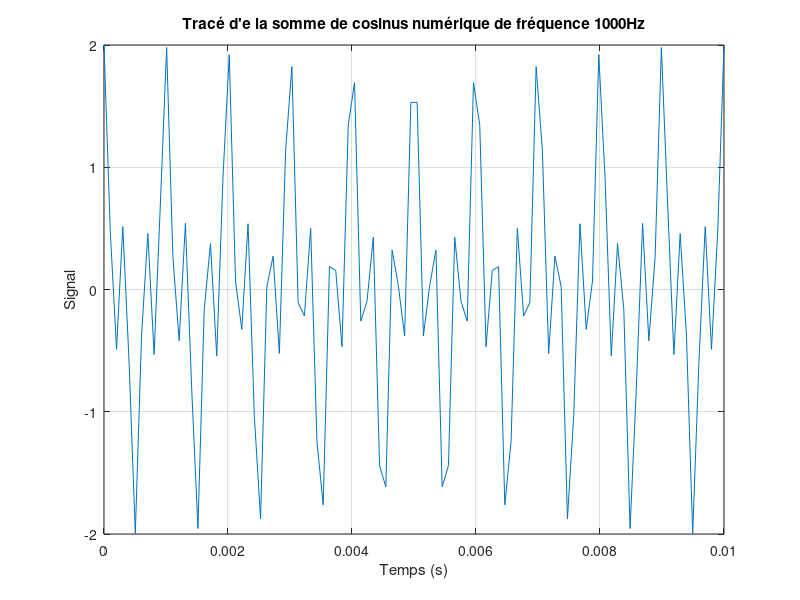
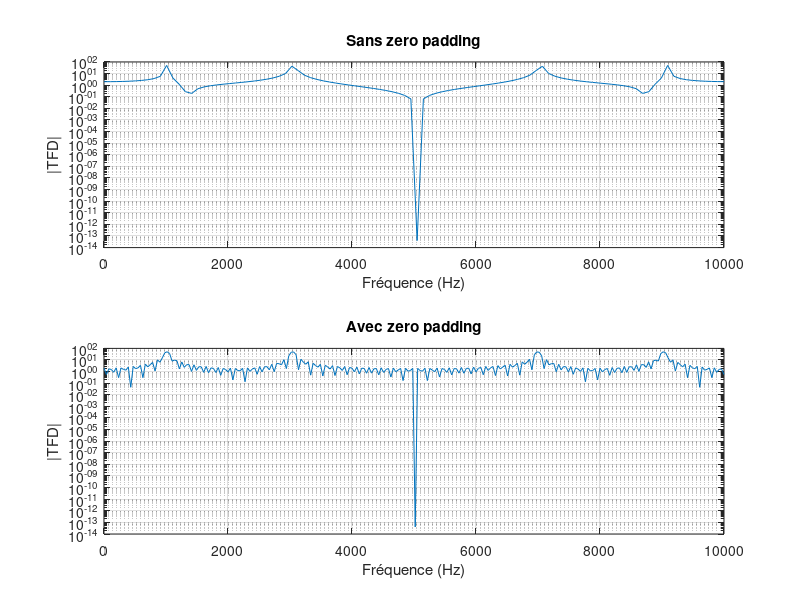
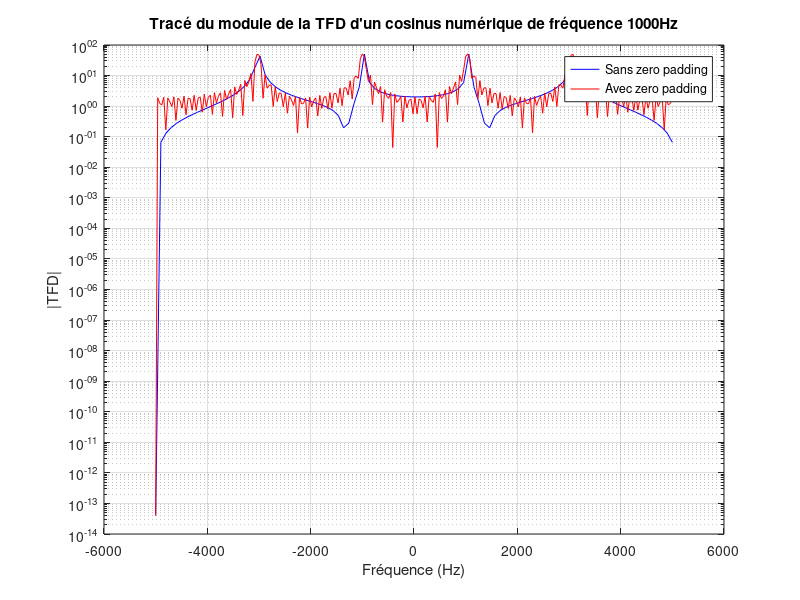
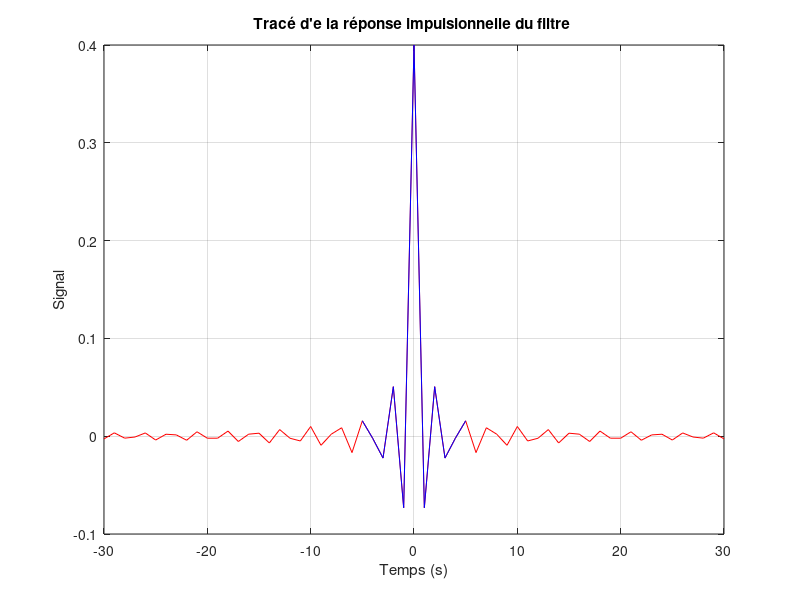

These figures' MATLAB source, in order:
%%%%%%%%%%%%%%%%%%%%%%%%%%%%%%%%%%%%%%%%%%%%%%%%%%%%%%%%%%%%%%%%%%%%%%%%%%
%               TP2 de Traitement Numérique du Signal
%                   SCIENCES DU NUMERIQUE 1A
%                       Fevrier 2024 
%                        Prénom Nom
%%%%%%%%%%%%%%%%%%%%%%%%%%%%%%%%%%%%%%%%%%%%%%%%%%%%%%%%%%%%%%%%%%%%%%%%%%

clear all
close all

%%%%%%%%%%%%%%%%%%%%%%%%%%%%%%%%%%%%%%%%%%%%%%%%%%%%%%%%%%%%%%%%%%%%%%%%%%
%PARAMETRES GENERAUX
%%%%%%%%%%%%%%%%%%%%%%%%%%%%%%%%%%%%%%%%%%%%%%%%%%%%%%%%%%%%%%%%%%%%%%%%%%
A = 1;        %amplitude des cosinus
f1 = 1000;       %fréquence du cosinus 1 en Hz
f2 = 3000;       %fréquence du cosinus 2 en Hz
T1 = 1/f1;       %période du cosinus 1 en secondes
T2 = 1/f2;       %période du cosinus 1 en secondes
N = 100;        %nombre d'échantillons souhaités pour le cosinus
Fe = 10000;       %fréquence d'échantillonnage en Hz
Te = 1/Fe;       %période d'échantillonnage en secondes
fc = 2000;       %fréquence du filtre
T = 2*fc/Fe;       %periode filtre passe bas

%%%%%%%%%%%%%%%%%%%%%%%%%%%%%%%%%%%%%%%%%%%%%%%%%%%%%%%%%%%%%%%%%%%%%%%%%%
%GENERATION DE LA COMME DE COSINUS NUMERIQUE
%%%%%%%%%%%%%%%%%%%%%%%%%%%%%%%%%%%%%%%%%%%%%%%%%%%%%%%%%%%%%%%%%%%%%%%%%%
%Définition de l'échelle temporelle
temps = linspace(0, Te*N, N);
%Génération de N échantillons de cosinus à la fréquence f0
y = A*(cos(2*pi*f1*temps) + cos(2*pi*f2*temps));

%%%%%%%%%%%%%%%%%%%%%%%%%%%%%%%%%%%%%%%%%%%%%%%%%%%%%%%%%%%%%%%%%%%%%%%%%%
%TRACE DU COSINUS NUMERIQUE
%%%%%%%%%%%%%%%%%%%%%%%%%%%%%%%%%%%%%%%%%%%%%%%%%%%%%%%%%%%%%%%%%%%%%%%%%%

%Tracé avec une échelle temporelle en secondes
%des labels sur les axes et un titre (utilisation de xlabel, ylabel et
%title)
figure
plot(temps, y);
grid
xlabel('Temps (s)')
ylabel('Signal')
title(['Tracé d''e la somme de cosinus numérique de fréquence ' num2str(f1) 'Hz']);

%%%%%%%%%%%%%%%%%%%%%%%%%%%%%%%%%%%%%%%%%%%%%%%%%%%%%%%%%%%%%%%%%%%%%%%%%%
%CALCUL DE LA TRANSFORMEE DE FOURIER NUMERIQUE (TFD) DU COSINUS NUMERIQUE
%%%%%%%%%%%%%%%%%%%%%%%%%%%%%%%%%%%%%%%%%%%%%%%%%%%%%%%%%%%%%%%%%%%%%%%%%%
%Sans zero padding 
Y = fft(y);
%Avec zero padding (ZP : paramètre de zero padding à définir)   
N_prime = 2^8;
Y_ZP = fft(y,N_prime);

%%%%%%%%%%%%%%%%%%%%%%%%%%%%%%%%%%%%%%%%%%%%%%%%%%%%%%%%%%%%%%%%%%%%%%%%%%
%TRACE DU MODULE DE LA TFD DU COSINUS NUMERIQUE EN ECHELLE LOG
%SANS PUIS AVEC ZERO PADDING
%%%%%%%%%%%%%%%%%%%%%%%%%%%%%%%%%%%%%%%%%%%%%%%%%%%%%%%%%%%%%%%%%%%%%%%%%%

%Avec une échelle fréquentielle en Hz
%des labels sur les axes et des titres
%Tracés en utilisant plusieurs zones de la figure (utilisation de subplot) 
figure('name',['Tracé du module de la TFD d''un cosinus numérique de fréquence ' num2str(f1) 'Hz'])

subplot(2,1,1)
echelle_frequentielle = linspace(0, Fe, N);
semilogy(echelle_frequentielle, abs(Y));
grid
title('Sans zero padding')
xlabel('Fréquence (Hz)')
ylabel('|TFD|')

subplot(2,1,2)
echelle_frequentielle = linspace(0, Fe, N_prime);
semilogy(echelle_frequentielle, abs(Y_ZP));
grid
title('Avec zero padding')
xlabel('Fréquence (Hz)')
ylabel('|TFD|')

%Avec une échelle fréquentielle en Hz
%des labels sur les axes et des titres
%Tracés superposés sur une même figure 
% (utilisation de hold, de couleurs différentes et de legend)
% !! UTILISER ICI fftshit POUR LE TRACE !!
Y = fftshift(Y);
Y_ZP = fftshift(Y_ZP);
figure
echelle_frequentielle = linspace(-Fe/2, Fe/2, N);
semilogy(echelle_frequentielle, abs(Y),'b');    %Tracé en bleu : 'b'
hold on
echelle_frequentielle = linspace(-Fe/2, Fe/2, N_prime);
semilogy(echelle_frequentielle, abs(Y_ZP),'r'); %Tracé en rouge : 'r'
grid
legend('Sans zero padding','Avec zero padding')
xlabel('Fréquence (Hz)')
ylabel('|TFD|')
title(['Tracé du module de la TFD d''un cosinus numérique de fréquence ' num2str(f1) 'Hz'])

%%%%%%%%%%%%%%%%%%%%%%%%%%%%%%%%%%%%%%%%%%%%%%%%%%%%%%%%%%%%%%%%%%%%%%%%%%
%CALCUL DU FILTRE PASSE BAS POUR LES ORDRES 11 ET 61
%%%%%%%%%%%%%%%%%%%%%%%%%%%%%%%%%%%%%%%%%%%%%%%%%%%%%%%%%%%%%%%%%%%%%%%%%%
ordre = 11;
freq_11 = [-(ordre - 1)/2 : 1 : (ordre - 1)/2];
y_filtre_11 = T*sinc(pi*T*freq_11);

ordre = 61;
freq_61 = [-(ordre - 1)/2 : 1 : (ordre - 1)/2];
y_filtre_61 = T*sinc(pi*T*freq_61);

%%%%%%%%%%%%%%%%%%%%%%%%%%%%%%%%%%%%%%%%%%%%%%%%%%%%%%%%%%%%%%%%%%%%%%%%%%
%TRACE DU FILTRE PASSE BAS POUR LES ORDRES 11 ET 61
%%%%%%%%%%%%%%%%%%%%%%%%%%%%%%%%%%%%%%%%%%%%%%%%%%%%%%%%%%%%%%%%%%%%%%%%%%

figure
plot(freq_61, y_filtre_61, 'r');
hold on
plot(freq_11, y_filtre_11, 'b');
grid
xlabel('Temps (s)')
ylabel('Signal')
title(['Tracé d''e la réponse impulsionnelle du filtre ']);

%%%%%%%%%%%%%%%%%%%%%%%%%%%%%%%%%%%%%%%%%%%%%%%%%%%%%%%%%%%%%%%%%%%%%%%%%%
%TRACE DE LA REPONSE IMPULSIONNELLE POUR LES ORDRES 11 ET 61
%%%%%%%%%%%%%%%%%%%%%%%%%%%%%%%%%%%%%%%%%%%%%%%%%%%%%%%%%%%%%%%%%%%%%%%%%%
Y_11 = fftshift(y_filtre_11);
Y_61 = fftshift(y_filtre_61);

figure
plot(freq_61, y_filtre_61, 'r');
hold on
plot(freq_11, y_filtre_11, 'b');
grid
xlabel('Frequence')
ylabel('|TFD|')
title(['Tracé d''du module de la TFD du filtre ']);








